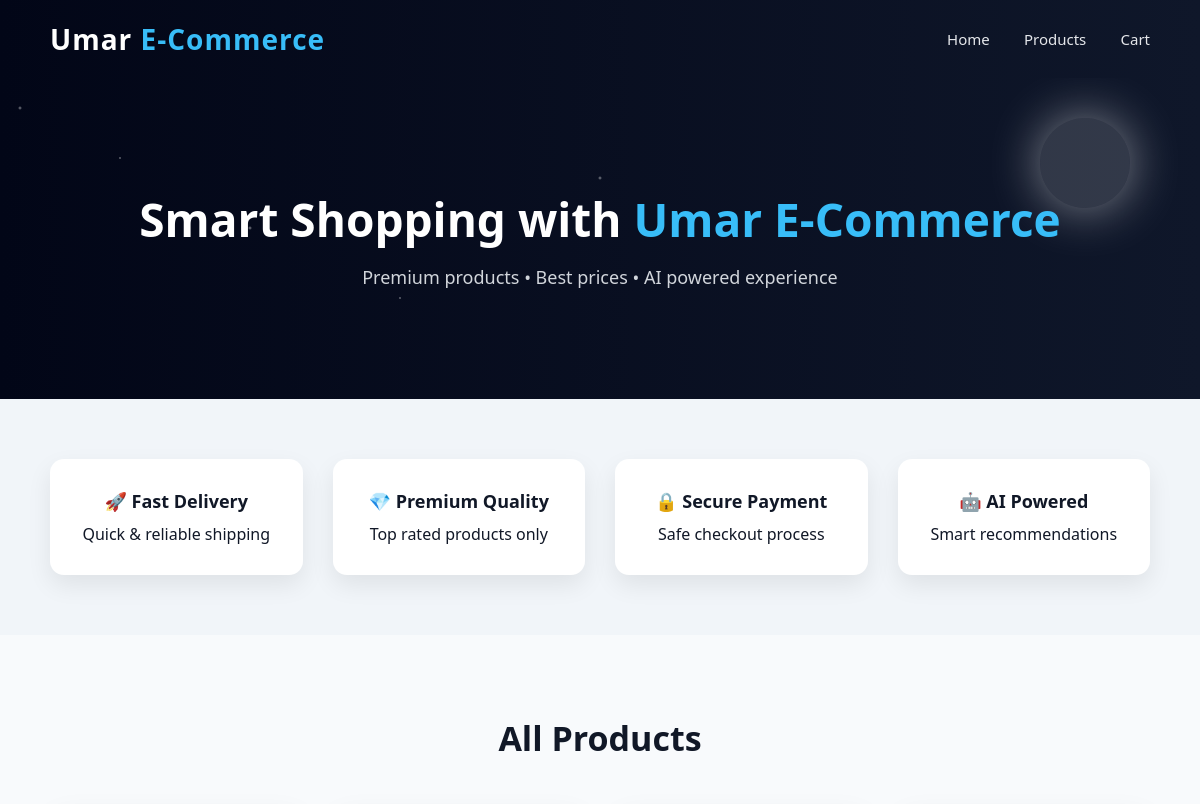
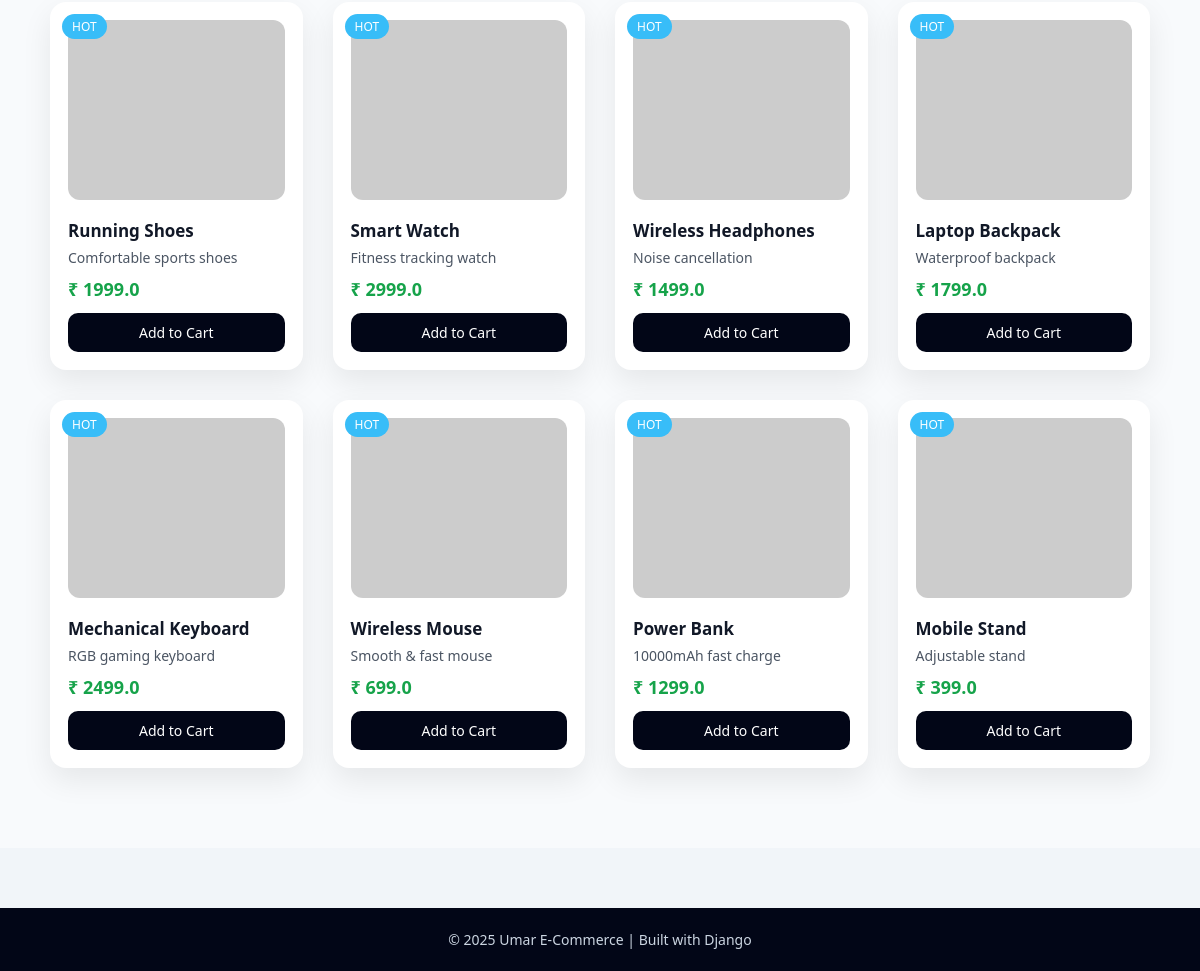
The page / on the database its author committed (2 pictures, top to bottom).
### store/models.py (models this page shows, shortened)
class Product(models.Model):
    name = models.CharField(max_length=200)
    price = models.FloatField()
    description = models.TextField()
    image = models.ImageField(upload_to='products/', null=True, blank=True)
    ai_tag = models.CharField(max_length=100, blank=True)

### store/views.py (the view, shortened to what this page needs)
# urls.py: path('', views.home, name='home'),
def home(request):
    products = Product.objects.all()
    return render(request, 'home.html', {'products': products})

### templates/home.html (shortened to what this page needs)
<!DOCTYPE html>
<html lang="en">
<head>
</head>
<body>
<header>
    <div class="brand">Umar <span>E-Commerce</span></div>
    <nav>
        <a href="#">Home</a>
        <a href="#">Products</a>
        <a href="#">Cart</a>
    </nav>
</header>
<section class="hero">
    <h2>Smart Shopping with <span>Umar E-Commerce</span></h2>
    <p>Premium products • Best prices • AI powered experience</p>
</section>
<section class="features">
    <div class="feature-box">
        <h3>🚀 Fast Delivery</h3>
        <p>Quick & reliable shipping</p>
    </div>
    <div class="feature-box">
        <h3>💎 Premium Quality</h3>
        <p>Top rated products only</p>
    </div>
    <div class="feature-box">
        <h3>🔒 Secure Payment</h3>
        <p>Safe checkout process</p>
    </div>
    <div class="feature-box">
        <h3>🤖 AI Powered</h3>
        <p>Smart recommendations</p>
    </div>
</section>
<section class="products-section">
    <h2>All Products</h2>
    <div class="products">
        {% for p in products %}
        <div class="card">
            <div class="badge">HOT</div>
            {% if p.image %}
                <img src="{{ p.image.url }}">
            {% else %}
                <img src="https://via.placeholder.com/400x250?text=Product">
            {% endif %}
            <h3>{{ p.name }}</h3>
            <p>{{ p.description }}</p>
            <div class="price">₹ {{ p.price }}</div>
            <a href="/add/{{ p.id }}/">Add to Cart</a>
        </div>
        {% endfor %}
    </div>
</section>
<footer>
    © 2025 Umar E-Commerce | Built with Django
</footer>
</body>
</html>

### templates/home.html (style rules this page uses)
* { margin:0; padding:0; box-sizing:border-box; font-family:"Segoe UI", Arial, sans-serif; }
body { background:#f1f5f9; color:#111827; }
header { background:linear-gradient(to right,#020617,#0f172a); color:white; padding:20px 50px; display:flex; justify-content:space-between; align-items:center; }
.brand { font-size:28px; font-weight:800; letter-spacing:1px; }
.brand span { color:#38bdf8; }
nav a { color:#e5e7eb; margin-left:30px; text-decoration:none; font-size:15px; font-weight:500; }
.hero { position:relative; background: linear-gradient(to right,#020617,#0f172a); padding:110px 40px; text-align:center; color:white; overflow:hidden; }
.hero::before { content:""; position:absolute; inset:0; background: radial-gradient(2px 2px at 20px 30px, white, transparent), radial-gradient(1.5px 1.5px at 120px 80px, white, transparent), radial-gradient(2px 2px at 250px 150px, white, transparent), radial-gradient(1.5px 1.5px at 400px 220px, white, transparent), radial-gradient(2px 2px at 600px 100px, white, transparent); opacity:0.5; }
.hero::after { content:""; position:absolute; top:40px; right:70px; width:90px; height:90px; background:rgba(255,255,255,0.15); border-radius:50%; box-shadow:0 0 50px rgba(255,255,255,0.5); }
.hero h2 { font-size:46px; margin-bottom:15px; position:relative; z-index:1; }
.hero h2 span { color:#38bdf8; }
.hero p { font-size:18px; color:#d1d5db; position:relative; z-index:1; }
.features { padding:60px 50px; display:grid; grid-template-columns:repeat(auto-fit,minmax(220px,1fr)); gap:30px; }
.feature-box { background:white; padding:30px; border-radius:14px; text-align:center; box-shadow:0 10px 25px rgba(0,0,0,0.08); }
.feature-box h3 { margin-bottom:10px; font-size:18px; }
.products-section { padding:80px 50px; background:#f8fafc; }
.products-section h2 { text-align:center; font-size:34px; margin-bottom:45px; }
.products { display:grid; grid-template-columns:repeat(auto-fill,minmax(240px,1fr)); gap:30px; max-width:1400px; margin:0 auto; }
.card { background:white; padding:18px; border-radius:16px; box-shadow:0 12px 30px rgba(0,0,0,0.08); transition:all 0.3s ease; position:relative; }
.badge { position:absolute; top:12px; left:12px; background:#38bdf8; color:white; padding:4px 10px; font-size:12px; border-radius:20px; }
.card img { width:100%; height:180px; object-fit:cover; border-radius:12px; margin-bottom:14px; }
.card h3 { font-size:17px; margin-bottom:6px; }
.card p { font-size:14px; color:#4b5563; margin-bottom:10px; }
.price { font-size:18px; font-weight:700; color:#16a34a; margin-bottom:12px; }
.card a { display:block; text-align:center; padding:10px; background:#020617; color:white; text-decoration:none; border-radius:10px; font-size:14px; }
footer { margin-top:60px; background:#020617; color:#cbd5e1; text-align:center; padding:22px; font-size:14px; }

### rows shown on the page
Product: name "Running Shoes", description "Comfortable sports shoes", price "1999.0"
Product: name "Smart Watch", description "Fitness tracking watch", price "2999.0"
Product: name "Wireless Headphones", description "Noise cancellation", price "1499.0"
Product: name "Laptop Backpack", description "Waterproof backpack", price "1799.0"
Product: name "Mechanical Keyboard", description "RGB gaming keyboard", price "2499.0"
Product: name "Wireless Mouse", description "Smooth & fast mouse", price "699.0"
Product: name "Power Bank", description "10000mAh fast charge", price "1299.0"
Product: name "Mobile Stand", description "Adjustable stand", price "399.0"
